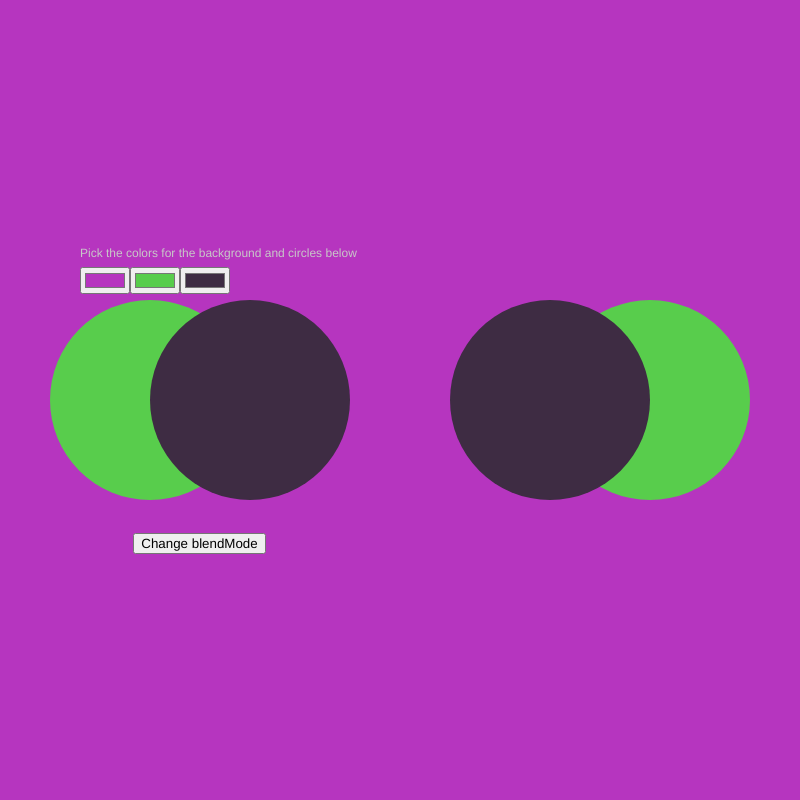
Frame 1 (no input)
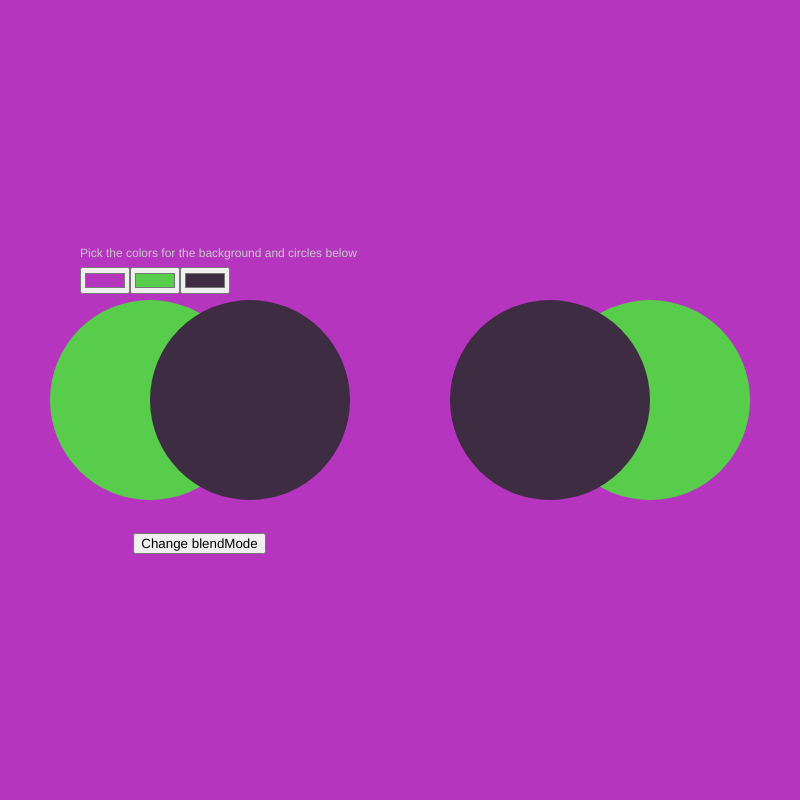
Frame 60 (no input)
Frame 120 (the mouse pressed at the canvas centre since frame 60): identical to frame 60, image omitted

The p5.js sketch that drew these frames (run headless with seeded random() and noise() and a simulated clock; from frame 60 on, the mouse is pressed at the canvas centre):

// p5.js sketch
// ── sketch.js
//code inspired by https://www.geeksforgeeks.org/p5-js-blendmode-function/

let colorPicker;

function setup() {
  createCanvas(800, 800);
  // noLoop();

  let randomBackground = color(random(255), random(255), random(255));
  colorPicker = createColorPicker(randomBackground);
  colorPicker.position(width / 10, height / 3);

  let random1 = color(random(255), random(255), random(255));
  circle1 = createColorPicker(random1);
  circle1.position(width / 10 + colorPicker.width, height / 3);

  let random2 = color(random(255), random(255), random(255));
  circle2 = createColorPicker(random2);
  circle2.position(width / 10 + circle1.width + colorPicker.width, height / 3);

  let blendMode = [
    "BLEND",
    "ADD",
    DARKEST,
    LIGHTEST,
    DIFFERENCE,
    EXCLUSION,
    MULTIPLY,
    OVERLAY,
    HARD_LIGHT,
    SOFT_LIGHT,
    DODGE,
    BURN
  ]

  index = 0;
  currBlendMode = blendMode[index];
}

function draw() {
  background(colorPicker.color());

  fill(200);
  text("Pick the colors for the background and circles below", width / 10,
    height / 3 - 10);

  btn = createButton("Change blendMode");
  btn.position(width / 6, height / 3 * 2);
  btn.mousePressed(changeBlendMode);

  noStroke();
  fill(circle1.color());
  ellipse(width / 4 - width / 16, height / 2, width / 4, height / 4);
  fill(circle2.color());
  ellipse(width / 4 + width / 16, height / 2, width / 4, height / 4);

  push();
  noStroke();
  // Set the blend mode
  translate(width / 2, 0);
  fill(circle1.color());
  ellipse(width / 4 + width / 16, height / 2, width / 4, height / 4);
  fill(circle2.color());
  ellipse(width / 4 - width / 16, height / 2, width / 4, height / 4);
  strokeWeight(30);
  // stroke(80, 150, 255);
  // line(x / 16, y / 16, 3 * x / 16, 3 * y / 16);
  // stroke(255, 50, 50);
  // line(200, 300, 100, 400);
  pop();
}

function changeBlendMode() {
  blendMode(OVERLAY);
  // if (index < blendMode.length - 1)
  //   index++;
  // else
  //   index = 0;
  // currBlendMode = blendMode[index];
  // console.log(blendMode[index]);
}

// ── 20200921_BlendMode.html
<html>
  <head>
    <script src="https://cdn.jsdelivr.net/npm/p5@1.1.9/lib/p5.js"></script>
    <script src="sketch.js"></script>
  </head>
  <body>
    <main>
      Content goes here
    </main>
  </body>
</html>
